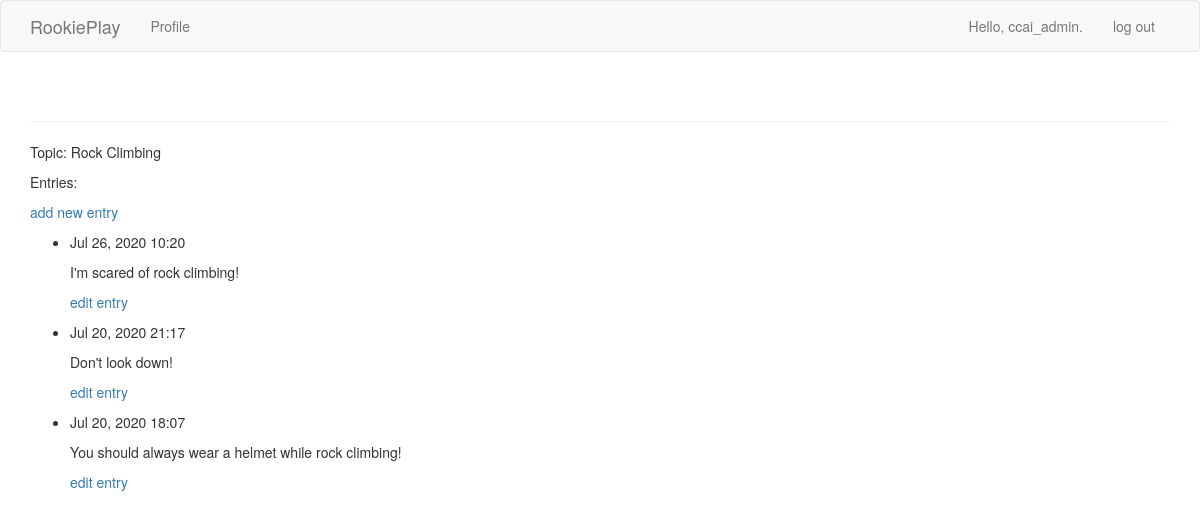
The page /topics/2/ (signed in) on the database its author committed.
### rookieplays/models.py (models this page shows, shortened)
class Topic(models.Model):
    text = models.CharField(max_length = 200)
    date_added = models.DateTimeField(auto_now_add=True)
    owner = models.ForeignKey(User, on_delete=models.CASCADE)
    def __str__(self):
        return self.text

class Entry(models.Model):
    topic = models.ForeignKey(Topic, on_delete=models.CASCADE)
    text = models.TextField()
    date_added = models.DateTimeField(auto_now_add=True)
    owner = models.ForeignKey(User, on_delete=models.CASCADE)
    class Meta:
        verbose_name_plural = 'entries'

### rookieplays/views.py (the view)
# urls.py: url(r'^topics/(?P<topic_id>\d+)/$', views.topic, name='topic'),
@login_required
def topic(request, topic_id):
    topic = Topic.objects.get(id=topic_id)
    if topic.owner != request.user:
        raise Http404
    entries = topic.entry_set.order_by('-date_added')
    context = {'topic': topic, 'entries': entries}
    return render(request, 'rookieplays/topic.html', context)

### rookieplays/templates/rookieplays/topic.html
{% extends "rookieplays/base.html" %}
{% block content %}
  <p>Topic: {{ topic }}</p>
  <p>Entries:</p>
  <p>
    <a href="{% url "rookieplays:new_entry" topic.id %}">add new entry</a
  </p>
  <ul>
  {% for entry in entries %}
    <li>
      <p>{{ entry.date_added|date:'M d, Y H:i' }}</p>
      <p>{{ entry.text|linebreaks }}</p>
      <p>
        <a href="{% url 'rookieplays:edit_entry' entry.id %}">edit entry</a>
      </p>
    </li>
  {% empty %}
    <li>
      There are no entries for this topic yet.
    </li>
  {% endfor %}
  </ul>
{% endblock content %}

### rookieplays/templates/rookieplays/base.html (shortened to what this page needs)
{% load bootstrap3 %}
<!DOCTYPE html>
<html lang="en"
<head>
  {% bootstrap_css %}
</head>
<body>
  <nav class="navbar navbar-default navbar-static_top">
    <div class="container">
      <div class="navbar-header">
        <a class="navbar-brand" href="{% url 'rookieplays:index' %}">
              RookiePlay</a>
        </div>
        <div id="navbar" class="navbar-collapse collapse">
          <ul class="nav navbar-nav">
            <li><a href="{% url 'rookieplays:topics' %}">Profile</a></li>
          </ul>
          <ul class="nav navbar-nav navbar-right">
            {% if user.is_authenticated %}
              <li><a>Hello, {{ user.username }}.</a></li>
              <li><a href="{% url 'users:logout' %}">log out</a></li>
            {% else %}
              <li><a href="{% url 'users:register' %}">register</a></li>
              <li><a href="{% url 'users:login' %}">log in</a></li>
            {% endif %}
          </ul>
        </div>
      </div>
    </nav>
    <div class="container">
      <div class="page-header">
      </div>
      <div>
        {% block content %}{% endblock %}
      </div>
    </div>
  </body>
</html>

### rows shown on the page
Topic: text "Rock Climbing"
Entry: date_added "Jul 26, 2020 10:20", text "I'm scared of rock climbing!"
Entry: date_added "Jul 20, 2020 21:17", text "Don't look down!"
Entry: date_added "Jul 20, 2020 18:07", text "You should always wear a helmet while rock climbing!"

### other values the page prints
{{ user.username }} "ccai_admin"
